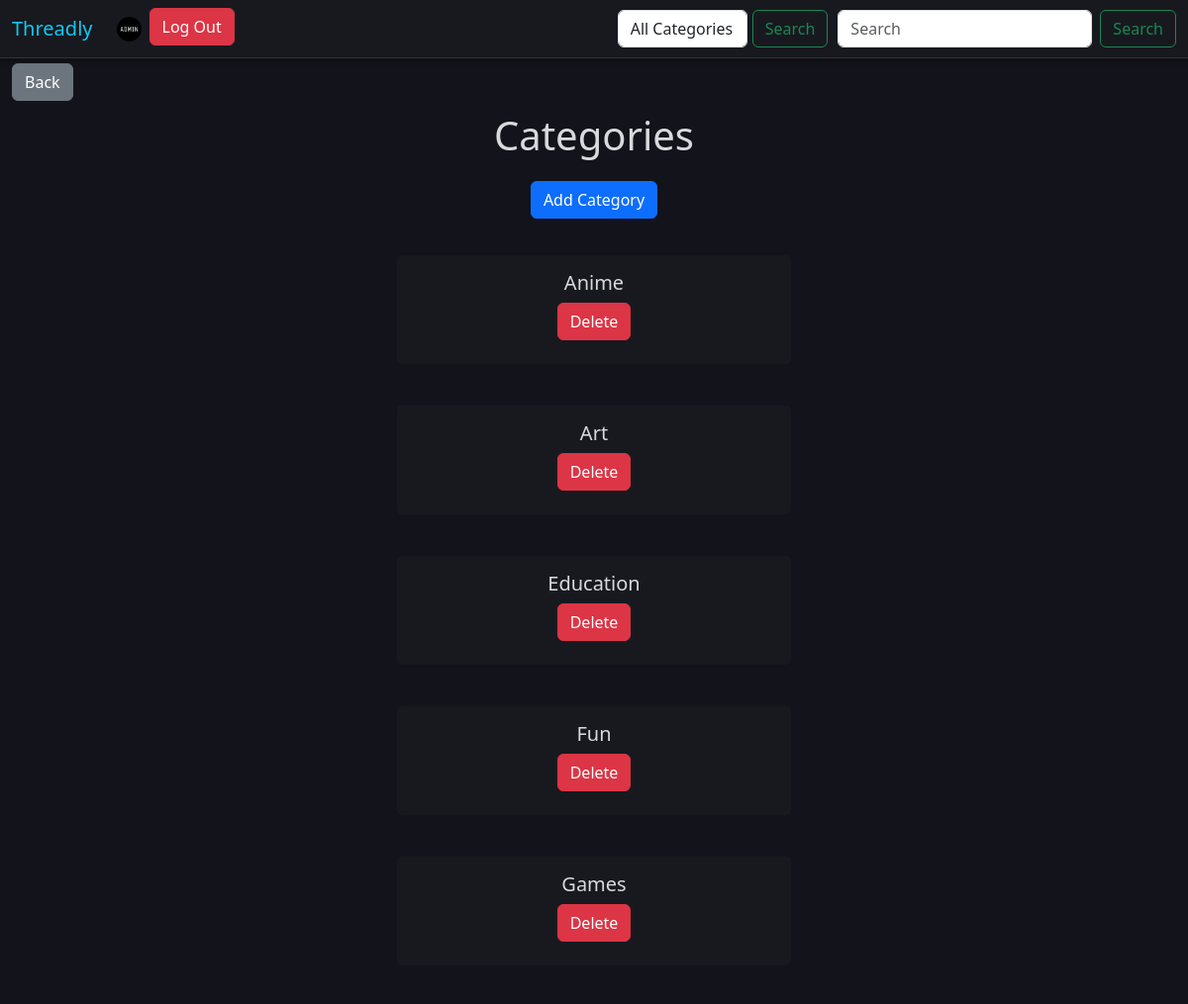
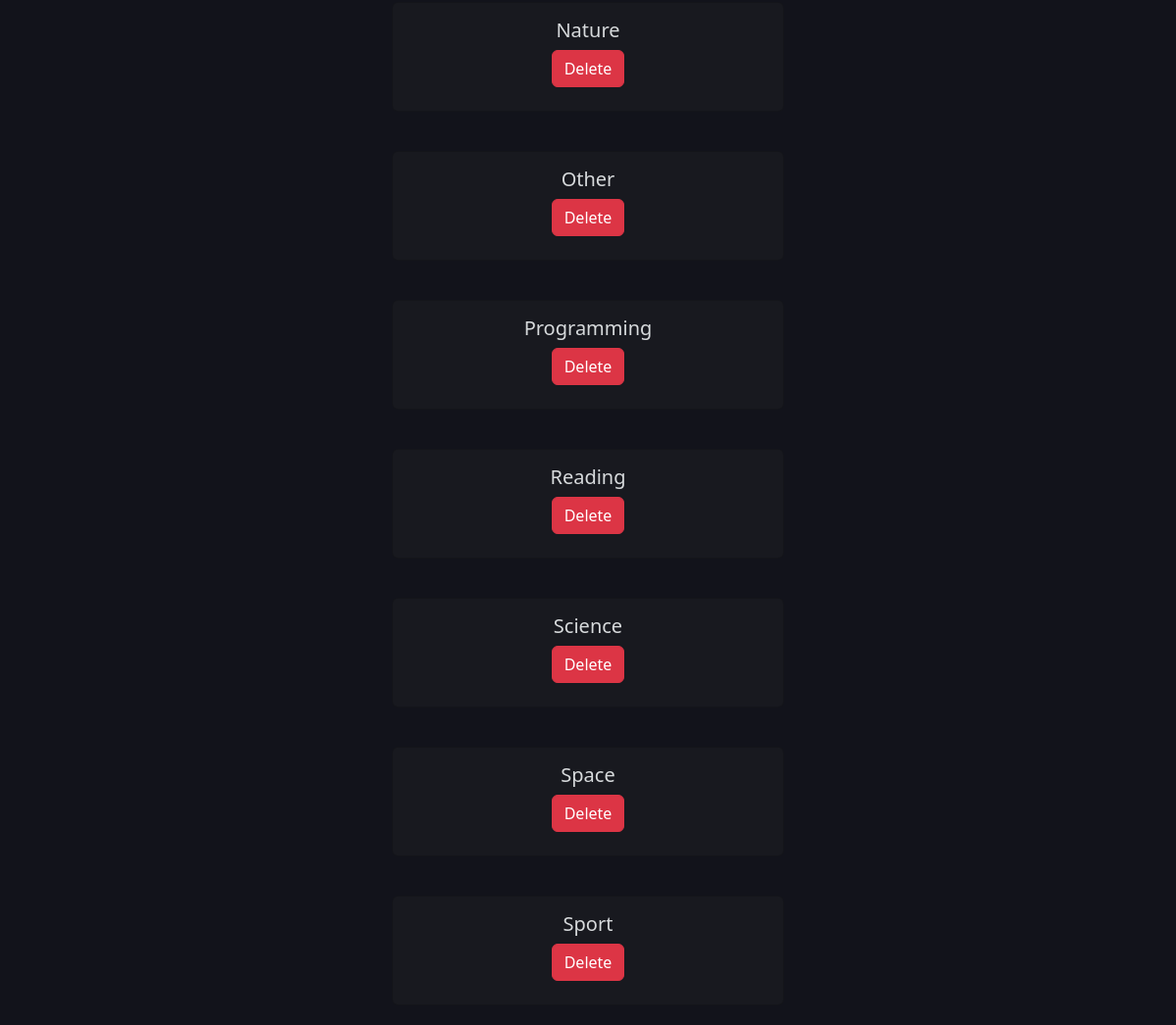
Page /change_category.php (signed in) on the committed database (2 pictures, top to bottom).
### tables this page shows
CREATE TABLE `users` (
  `login` varchar(50) NOT NULL,
  `name` varchar(50) NOT NULL,
  `surname` varchar(50) NOT NULL,
  `email` varchar(50) NOT NULL,
  `password` varchar(255) NOT NULL,
  `birth_date` date NOT NULL,
  `role` enum('user','admin') NOT NULL DEFAULT 'user',
  `pfp` varchar(255) NOT NULL DEFAULT 'default_pfp.png',
  `about` varchar(100) DEFAULT NULL
);

CREATE TABLE `category` (
  `url_name` varchar(30) NOT NULL,
  `name` varchar(50) NOT NULL,
  `info` text NOT NULL
);

### change_category.php (the view, shortened to what this page needs)
<?php
    include 'header.php';
    $conn = mysqli_connect($DB_HOST, $DB_USER, $DB_PASS, $DB_NAME) or die('Nie można się połączyć z bazą');
    $user_login = (isset($_SESSION['user_login'])) ? $user_login = $_SESSION['user_login'] : '';
    $user_verif = 'SELECT * FROM `users` WHERE `login`="'.$user_login.'";';
    $result = mysqli_query($conn, $user_verif);
?>
<!DOCTYPE html>
<html lang="en">
<head>
    <link href="https://cdn.jsdelivr.net/npm/bootstrap@5.3.3/dist/css/bootstrap.min.css" rel="stylesheet">
    <link rel="stylesheet" href="style.css">
  </head>
<body>
    <section class="row justify-content-center">
      <?php
         create_header();
        if (!isset($_SESSION['user_login']))
        {
            notloggedin();
        }
        else
        {
            loggedin($user_login);
        }
         end_header();
      ?>
        <section class="row justify-content-center black-bg">
            <div class="d-flex" style= "margin:5px; position:sticky; z-index:999; top:60px;">
               <a href="admin_panel.php" class="btn btn-secondary">Back</a>
            </div>
            <p class="text-center fs-1">Categories</p>
        <?php
            echo '<p class="text-center"><a href="add_category.php" class="btn btn-primary">Add Category</a></p>';
            $q = 'SELECT * FROM category ORDER BY name ASC;';
            $result = mysqli_query($conn, $q);
            while ($row = mysqli_fetch_assoc($result))
            {
                echo '<section class="row justify-content-center" style="padding: 20px;">
                  <div class="card text-center lblack-bg" style="max-width: 25rem; height: 7rem;">
                    <div class="card-body">
                        <h5 class="card-title">'.$row['name'].'</h5>
                        <a href="delete.php?category='.$row['url_name'].'" class="btn btn-danger">Delete</a>
                    </div>
                  </div>
                </section>';
            };
        ?>
        </section>
     </section>
</body>
</html>

### header.php (shortened to what this page needs)
<?php
function create_header()
{
    echo '<section class="row justify-content-center header">
    <nav class="navbar navbar-expand-lg lblack-bg">
      <div class="container-fluid">
          <a class="navbar-brand text-info" href="show_thread.php">Threadly</a>
          <button class="navbar-toggler" type="button" data-bs-toggle="collapse" data-bs-target="#navbarSupportedContent" aria-controls="navbarSupportedContent" aria-expanded="false" aria-label="Toggle navigation">
            <span class="navbar-toggler-icon"></span>
          </button>
          <div class="collapse navbar-collapse" id="navbarSupportedContent">
            <ul class="navbar-nav me-auto mb-2 mb-lg-0"\>';
}
function loggedin($user_login)
{
  require 'config.php';
  $conn = mysqli_connect($DB_HOST, $DB_USER, $DB_PASS, $DB_NAME) or die('Nie można się połączyć z bazą');
  $q = 'SELECT * FROM users WHERE `login` = "'.$user_login.'";';
  $result = mysqli_query($conn, $q);
  $user = mysqli_fetch_assoc($result);
  echo '
  <li class="nav-item">
    <a class="nav-link text-light" href="profile.php?user='.$user_login.'"><img src="uploads/pfp/'.$user['pfp'].'" style="width: 25px; height: 25px; border-radius: 50%;"></a>
  </li>
  <li class="nav-item">
    <a href="logout.php" class="btn btn-danger">Log Out</a>
  </li>';
}
function end_header()
{
    echo '</ul>
    <form class="d-flex" action="show_thread.php" method="GET" style="margin-right: 10px;">
              <select name="category" class="form-control mr-2">
                <option value="">All Categories</option>';
              echo '</select>
              <button class="btn btn-outline-success" type="submit" style="margin-left: 5px;">Search</button>
        </form>
            <form class="d-flex" role="search" action="show_thread.php" method="GET">
              <input class="form-control me-2" type="search" placeholder="Search" aria-label="Search" name="search">
              <button class="btn btn-outline-success" type="submit">Search</button>
            </form>
          </div>
      </div>
    </nav>
  </section>';
}
?>

### style.css (style rules this page uses)
body { margin: 0px; background-color: #12131b; color: #D7DADC; line-height: 1.5; }
.black-bg { background-color: #12131b; color: #D7DADC; line-height: 1.5; }
.lblack-bg { background-color: #18191f; color: #D7DADC; line-height: 1.5; }
.header { border-bottom: 1px solid #333; box-shadow: 0 2px 5px rgba(0, 0, 0, 0.3); position: sticky; z-index: 1000; top:0; }

### rows in the picture
users: pfp (picture)
category: name "Anime"
category: name "Art"
category: name "Education"
category: name "Fun"
category: name "Games"
category: name "Nature"
category: name "Other"
category: name "Programming"
category: name "Reading"
category: name "Science"
category: name "Space"
category: name "Sport"
